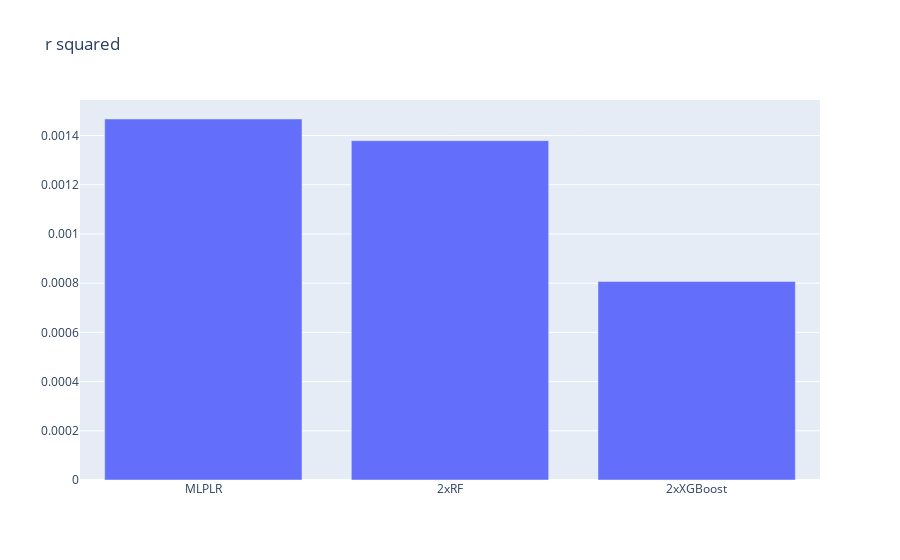

Write notebook code for a chart like this one.
### Markdown cell above
The p value is also the lowest in the MLPLR model, which also indicates that the treatment effect is significant.

### Code cell
fig = go.Figure(data=[
    go.Bar(name='r_squared', x=cols, y=df['r**2']), 
])
fig.update_layout(title_text='r squared')
fig.update_layout(barmode='group', xaxis={'categoryorder':'total descending'})
fig.show()

### Figure 1 — Plotly figure (JSON) as saved in the notebook; plotly's stock layout.template omitted (floating-point values rounded to 4 significant figures)
{"data": [{"name": "r_squared", "type": "bar", "x": ["2xRF", "2xXGBoost", "MLPLR"], "y": [0.001379, 0.0008068, 0.001467]}], "layout": {"barmode": "group", "title": {"text": "r squared"}, "xaxis": {"categoryorder": "total descending"}}}
